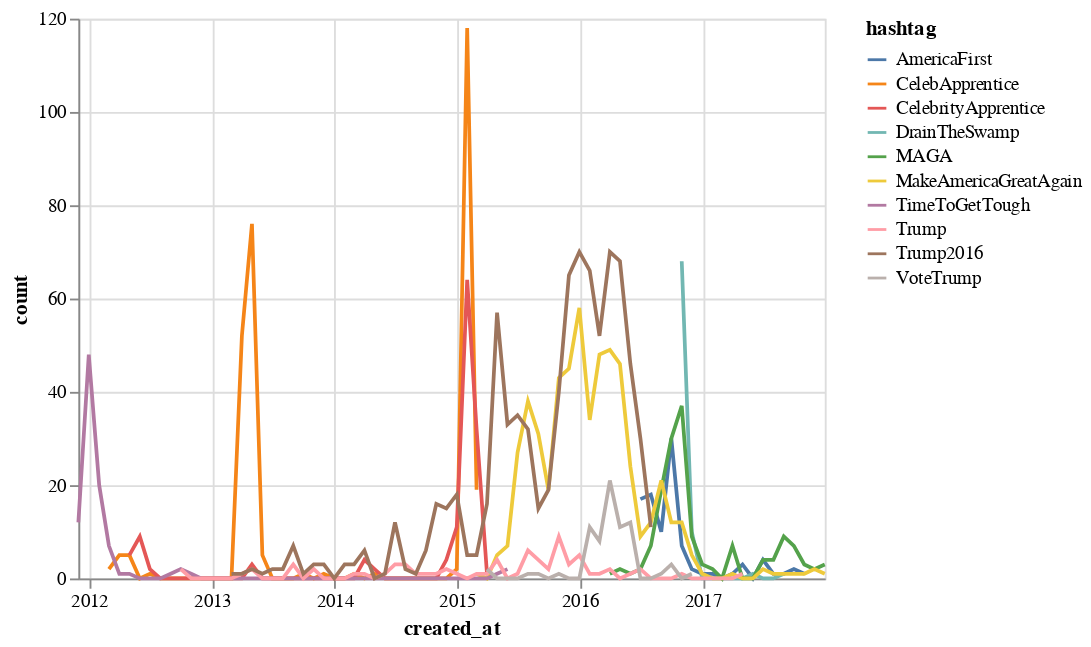

The cell this chart's notebook holds for it:
### Markdown cell above
### Create the following visualization (15 points) and write any observations about the plot (5 points).
<img src="assets/example_plot_1.png" alt="Drawing" style="width: 500px;"/>

### Code cell
import pandas as pd
import altair as alt 
import json
import os
import pandas as pd

def create_hashtag_viz(most_used_hashtags):
    """
    15 points
    Create the visualization shown above using the top 10 hashtags
    Use the most_used_hashtags dataframe
    """
    
    chart = alt.Chart(m_df.rename(columns={"text":"hashtag"})).mark_line().encode(x="created_at", y="count", color="hashtag")
    return chart

df = create_hashtag_df()
m_df = most_used_hashtags(10, df)
create_hashtag_viz(m_df)

### Figure 1 — Vega-Lite specification as saved in the notebook (floating-point values rounded to 4 significant figures; data arrays with more than 128 entries replaced by an {"elided": "..."} marker saying what was removed)
{"config": {"view": {"continuousWidth": 400, "continuousHeight": 300}}, "data": {"name": "data-e6e315df2e5b0c72a944a0c2498f4dc5"}, "mark": "line", "encoding": {"color": {"type": "nominal", "field": "hashtag"}, "x": {"type": "temporal", "field": "created_at"}, "y": {"type": "quantitative", "field": "count"}}, "$schema": "https://vega.github.io/schema/vega-lite/v4.8.1.json", "datasets": {"data-e6e315df2e5b0c72a944a0c2498f4dc5": {"elided": "320 records"}}}
